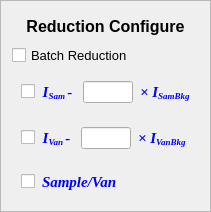
       <widget class="QFrame" name="frame_2">
        <property name="sizePolicy">
         <sizepolicy hsizetype="Preferred" vsizetype="Expanding">
          <horstretch>0</horstretch>
          <verstretch>0</verstretch>
         </sizepolicy>
        </property>
        <property name="styleSheet">
         <string notr="true">QFrame#frame_2 {
	background-color: rgb(248, 254, 255);
	border: 2px solid rgb(205, 255, 255);
}

QPushButton {
    background-color: none; /* 不设置背景色，使用默认样式 */
}</string>
        </property>
        <property name="frameShape">
         <enum>QFrame::StyledPanel</enum>
        </property>
        <property name="frameShadow">
         <enum>QFrame::Raised</enum>
        </property>
        <layout class="QVBoxLayout" name="verticalLayout_9">
         <item>
          <widget class="QWidget" name="widget_11" native="true">
           <property name="sizePolicy">
            <sizepolicy hsizetype="Expanding" vsizetype="Expanding">
             <horstretch>0</horstretch>
             <verstretch>0</verstretch>
            </sizepolicy>
           </property>
           <property name="minimumSize">
            <size>
             <width>0</width>
             <height>27</height>
            </size>
           </property>
           <property name="maximumSize">
            <size>
             <width>16777215</width>
             <height>27</height>
            </size>
           </property>
           <layout class="QHBoxLayout" name="horizontalLayout_9">
            <property name="leftMargin">
             <number>0</number>
            </property>
            <property name="topMargin">
             <number>4</number>
            </property>
            <property name="rightMargin">
             <number>0</number>
            </property>
            <property name="bottomMargin">
             <number>3</number>
            </property>
            <item>
             <widget class="QLabel" name="label_4">
              <property name="sizePolicy">
               <sizepolicy hsizetype="Preferred" vsizetype="Maximum">
                <horstretch>0</horstretch>
                <verstretch>0</verstretch>
               </sizepolicy>
              </property>
              <property name="minimumSize">
               <size>
                <width>0</width>
                <height>0</height>
               </size>
              </property>
              <property name="maximumSize">
               <size>
                <width>16777215</width>
                <height>27</height>
               </size>
              </property>
              <property name="font">
               <font>
                <family>Arial</family>
                <pointsize>12</pointsize>
                <weight>75</weight>
                <bold>true</bold>
               </font>
              </property>
              <property name="text">
               <string>Reduction Configure</string>
              </property>
              <property name="alignment">
               <set>Qt::AlignCenter</set>
              </property>
             </widget>
            </item>
           </layout>
          </widget>
         </item>
         <item>
          <widget class="QWidget" name="widget_5" native="true">
           <property name="sizePolicy">
            <sizepolicy hsizetype="Expanding" vsizetype="Expanding">
             <horstretch>0</horstretch>
             <verstretch>0</verstretch>
            </sizepolicy>
           </property>
           <property name="font">
            <font>
             <family>3ds</family>
             <pointsize>12</pointsize>
            </font>
           </property>
           <layout class="QHBoxLayout" name="horizontalLayout_8">
            <property name="spacing">
             <number>0</number>
            </property>
            <property name="leftMargin">
             <number>0</number>
            </property>
            <property name="topMargin">
             <number>0</number>
            </property>
            <property name="rightMargin">
             <number>0</number>
            </property>
            <property name="bottomMargin">
             <number>0</number>
            </property>
            <item>
             <widget class="QCheckBox" name="is_batch">
              <property name="sizePolicy">
               <sizepolicy hsizetype="Preferred" vsizetype="Preferred">
                <horstretch>0</horstretch>
                <verstretch>0</verstretch>
               </sizepolicy>
              </property>
              <property name="font">
               <font>
                <family>Arial</family>
                <pointsize>10</pointsize>
               </font>
              </property>
              <property name="text">
               <string>Batch Reduction</string>
              </property>
             </widget>
            </item>
           </layout>
          </widget>
         </item>
         <item>
          <widget class="QWidget" name="widget" native="true">
           <property name="sizePolicy">
            <sizepolicy hsizetype="Expanding" vsizetype="Expanding">
             <horstretch>0</horstretch>
             <verstretch>0</verstretch>
            </sizepolicy>
           </property>
           <layout class="QHBoxLayout" name="horizontalLayout_23" stretch="1,2,2,2">
            <property name="spacing">
             <number>7</number>
            </property>
            <item>
             <widget class="QCheckBox" name="sam_bkg_check">
              <property name="sizePolicy">
               <sizepolicy hsizetype="Fixed" vsizetype="Fixed">
                <horstretch>0</horstretch>
                <verstretch>0</verstretch>
               </sizepolicy>
              </property>
              <property name="font">
               <font>
                <family>Arial</family>
                <pointsize>10</pointsize>
               </font>
              </property>
              <property name="layoutDirection">
               <enum>Qt::LeftToRight</enum>
              </property>
             </widget>
            </item>
            <item>
             <widget class="QLabel" name="label_16">
              <property name="sizePolicy">
               <sizepolicy hsizetype="Fixed" vsizetype="Preferred">
                <horstretch>0</horstretch>
                <verstretch>0</verstretch>
               </sizepolicy>
              </property>
              <property name="font">
               <font>
                <family>Times New Roman</family>
               </font>
              </property>
              <property name="text">
               <string>&lt;html&gt;&lt;head/&gt;&lt;body&gt;&lt;p&gt;&lt;span style=&quot; font-size:11pt; font-weight:600; font-style:italic; color:#0000ff;&quot;&gt;  I&lt;/span&gt;&lt;span style=&quot; font-size:11pt; font-weight:600; font-style:italic; color:#0000ff; vertical-align:sub;&quot;&gt;Sam &lt;/span&gt;&lt;span style=&quot; font-size:11pt; font-weight:600; font-style:italic; color:#0000ff;&quot;&gt;- &lt;/span&gt;&lt;/p&gt;&lt;/body&gt;&lt;/html&gt;</string>
              </property>
              <property name="alignment">
               <set>Qt::AlignRight|Qt::AlignTrailing|Qt::AlignVCenter</set>
              </property>
              <property name="buddy">
               <cstring>sam_bkg_text</cstring>
              </property>
             </widget>
            </item>
            <item>
             <widget class="QLineEdit" name="sam_bkg_text">
              <property name="sizePolicy">
               <sizepolicy hsizetype="Expanding" vsizetype="Fixed">
                <horstretch>0</horstretch>
                <verstretch>0</verstretch>
               </sizepolicy>
              </property>
              <property name="minimumSize">
               <size>
                <width>50</width>
                <height>0</height>
               </size>
              </property>
              <property name="maximumSize">
               <size>
                <width>50</width>
                <height>16777215</height>
               </size>
              </property>
             </widget>
            </item>
            <item>
             <widget class="QLabel" name="label_20">
              <property name="font">
               <font>
                <family>Times New Roman</family>
               </font>
              </property>
              <property name="text">
               <string>&lt;html&gt;&lt;head/&gt;&lt;body&gt;&lt;p&gt;&lt;span style=&quot; font-size:11pt; font-weight:600; font-style:italic; color:#0000ff;&quot;&gt;× I&lt;/span&gt;&lt;span style=&quot; font-size:11pt; font-weight:600; font-style:italic; color:#0000ff; vertical-align:sub;&quot;&gt;SamBkg&lt;/span&gt;&lt;/p&gt;&lt;/body&gt;&lt;/html&gt;</string>
              </property>
             </widget>
            </item>
           </layout>
          </widget>
         </item>
         <item>
          <widget class="QWidget" name="widget" native="true">
           <property name="sizePolicy">
            <sizepolicy hsizetype="Expanding" vsizetype="Expanding">
             <horstretch>0</horstretch>
             <verstretch>0</verstretch>
            </sizepolicy>
           </property>
           <layout class="QHBoxLayout" name="horizontalLayout_10" stretch="1,2,2,2">
            <property name="spacing">
             <number>7</number>
            </property>
            <item>
             <widget class="QCheckBox" name="van_bkg_check">
              <property name="sizePolicy">
               <sizepolicy hsizetype="Fixed" vsizetype="Fixed">
                <horstretch>0</horstretch>
                <verstretch>0</verstretch>
               </sizepolicy>
              </property>
              <property name="font">
               <font>
                <family>Arial</family>
                <pointsize>10</pointsize>
               </font>
              </property>
              <property name="text">
               <string/>
              </property>
             </widget>
            </item>
            <item>
             <widget class="QLabel" name="label_17">
              <property name="sizePolicy">
               <sizepolicy hsizetype="Fixed" vsizetype="Preferred">
                <horstretch>0</horstretch>
                <verstretch>0</verstretch>
               </sizepolicy>
              </property>
              <property name="font">
               <font>
                <family>Times New Roman</family>
               </font>
              </property>
              <property name="text">
               <string>&lt;html&gt;&lt;head/&gt;&lt;body&gt;&lt;p&gt;&lt;span style=&quot; font-size:11pt; font-weight:600; font-style:italic; color:#0000ff;&quot;&gt;  I&lt;/span&gt;&lt;span style=&quot; font-size:11pt; font-weight:600; font-style:italic; color:#0000ff; vertical-align:sub;&quot;&gt;Van &lt;/span&gt;&lt;span style=&quot; font-size:11pt; font-weight:600; font-style:italic; color:#0000ff;&quot;&gt;- &lt;/span&gt;&lt;/p&gt;&lt;/body&gt;&lt;/html&gt;</string>
              </property>
              <property name="alignment">
               <set>Qt::AlignRight|Qt::AlignTrailing|Qt::AlignVCenter</set>
              </property>
              <property name="buddy">
               <cstring>van_bkg_text</cstring>
              </property>
             </widget>
            </item>
            <item>
             <widget class="QLineEdit" name="van_bkg_text">
              <property name="minimumSize">
               <size>
                <width>50</width>
                <height>0</height>
               </size>
              </property>
              <property name="maximumSize">
               <size>
                <width>50</width>
                <height>16777215</height>
               </size>
              </property>
             </widget>
            </item>
            <item>
             <widget class="QLabel" name="label_21">
              <property name="font">
               <font>
                <family>Times New Roman</family>
               </font>
              </property>
              <property name="text">
               <string>&lt;html&gt;&lt;head/&gt;&lt;body&gt;&lt;p&gt;&lt;span style=&quot; font-size:11pt; font-weight:600; font-style:italic; color:#0000ff;&quot;&gt;× I&lt;/span&gt;&lt;span style=&quot; font-size:11pt; font-weight:600; font-style:italic; color:#0000ff; vertical-align:sub;&quot;&gt;VanBkg&lt;/span&gt;&lt;/p&gt;&lt;/body&gt;&lt;/html&gt;</string>
              </property>
             </widget>
            </item>
           </layout>
          </widget>
         </item>
         <item>
          <widget class="QWidget" name="widget" native="true">
           <property name="sizePolicy">
            <sizepolicy hsizetype="Expanding" vsizetype="Expanding">
             <horstretch>0</horstretch>
             <verstretch>0</verstretch>
            </sizepolicy>
           </property>
           <layout class="QHBoxLayout" name="horizontalLayout_21">
            <property name="spacing">
             <number>7</number>
            </property>
            <item>
             <widget class="QCheckBox" name="sam_van_check">
              <property name="sizePolicy">
               <sizepolicy hsizetype="Fixed" vsizetype="Fixed">
                <horstretch>0</horstretch>
                <verstretch>0</verstretch>
               </sizepolicy>
              </property>
              <property name="font">
               <font>
                <family>Arial</family>
                <pointsize>10</pointsize>
               </font>
              </property>
              <property name="text">
               <string/>
              </property>
             </widget>
            </item>
            <item>
             <widget class="QLabel" name="label_19">
              <property name="font">
               <font>
                <family>Times New Roman</family>
               </font>
              </property>
              <property name="text">
               <string>&lt;html&gt;&lt;head/&gt;&lt;body&gt;&lt;p&gt;&lt;span style=&quot; font-size:11pt; font-weight:600; font-style:italic; color:#0000ff;&quot;&gt;Sample/Van&lt;/span&gt;&lt;/p&gt;&lt;/body&gt;&lt;/html&gt;</string>
              </property>
             </widget>
            </item>
           </layout>
          </widget>
         </item>
        </layout>
       </widget>
